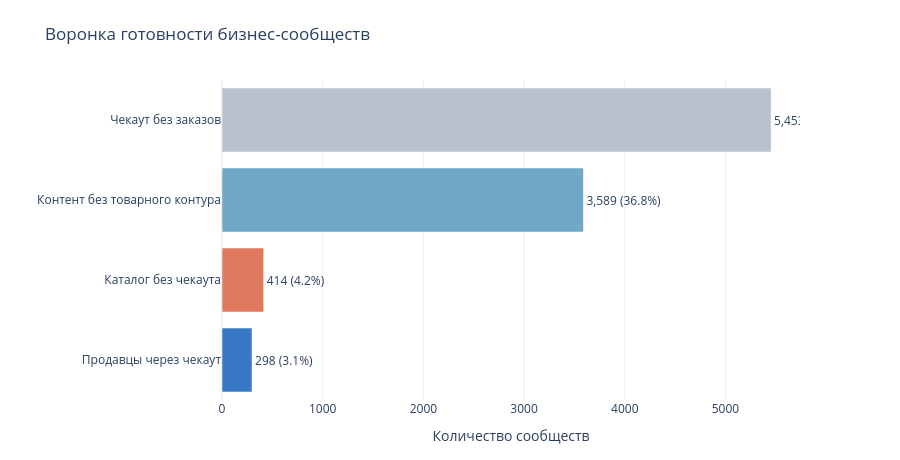

The cell this chart's notebook holds for it:
### Code cell
segment_plot = segment_summary.reset_index()
fig = go.Figure(go.Bar(
    x=segment_plot['Сообществ'],
    y=segment_plot['Сегмент развития'],
    orientation='h',
    marker_color=['#B8C2CC', '#70A7C6', '#E07A5F', '#3978C6'],
    text=[f'{v:,.0f} ({p:.1f}%)' for v, p in zip(segment_plot['Сообществ'], segment_plot['Доля'])],
    textposition='outside',
    hovertemplate='%{y}<br>Сообществ: %{x:,.0f}<extra></extra>',
))
fig.update_layout(
    template='plotly_white',
    height=460,
    title='Воронка готовности бизнес-сообществ',
    xaxis_title='Количество сообществ',
    yaxis_title='',
    yaxis={'autorange': 'reversed'},
    margin=dict(l=180, r=100, t=80, b=60),
)
fig.show(config={'displaylogo': False, 'responsive': True})

### Figure 1 — Plotly figure (JSON) as saved in the notebook; plotly's stock layout.template omitted (floating-point values rounded to 4 significant figures)
{"data": [{"hovertemplate": "%{y}<br>Сообществ: %{x:,.0f}<extra></extra>", "marker": {"color": ["#B8C2CC", "#70A7C6", "#E07A5F", "#3978C6"]}, "orientation": "h", "text": ["5,453 (55.9%)", "3,589 (36.8%)", "414 (4.2%)", "298 (3.1%)"], "textposition": "outside", "type": "bar", "x": [5453, 3589, 414, 298], "y": ["Чекаут без заказов", "Контент без товарного контура", "Каталог без чекаута", "Продавцы через чекаут"]}], "layout": {"height": 460, "margin": {"b": 60, "l": 180, "r": 100, "t": 80}, "title": {"text": "Воронка готовности бизнес-сообществ"}, "xaxis": {"title": {"text": "Количество сообществ"}}, "yaxis": {"autorange": "reversed", "title": {"text": ""}}}}
